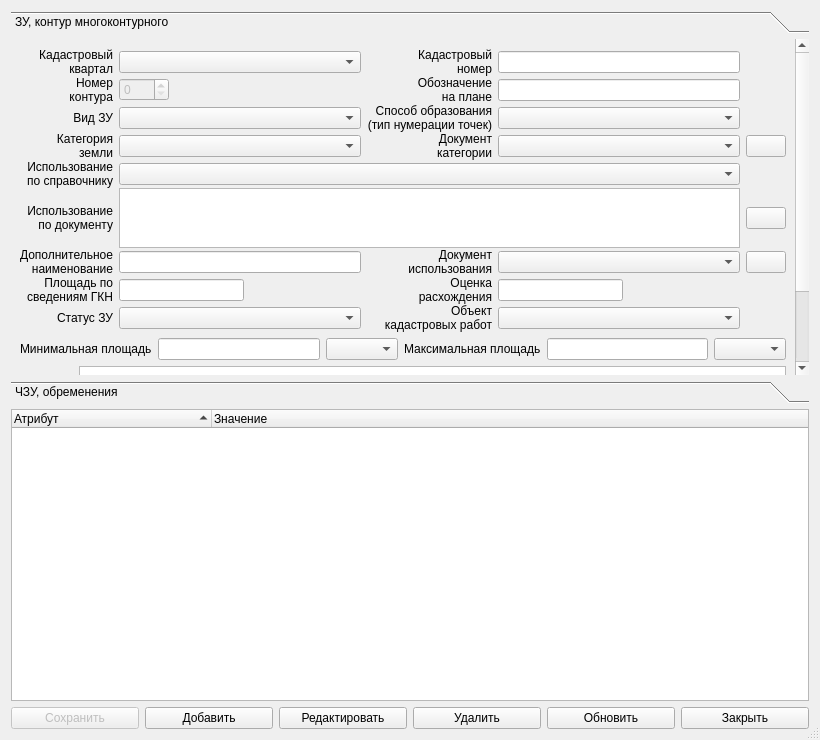
<?xml version="1.0" encoding="UTF-8"?>
<ui version="4.0">
 <class>uchAttributes</class>
 <widget class="QDialog" name="uchAttributes">
  <property name="windowModality">
   <enum>Qt::ApplicationModal</enum>
  </property>
  <property name="geometry">
   <rect>
    <x>0</x>
    <y>0</y>
    <width>820</width>
    <height>740</height>
   </rect>
  </property>
  <property name="windowTitle">
   <string>Атрибуты кадастрового участка</string>
  </property>
  <property name="windowIcon">
   <iconset resource="../resources.qrc">
    <normaloff>:/plugins/openland/icons/attributes.png</normaloff>:/plugins/openland/icons/attributes.png</iconset>
  </property>
  <property name="sizeGripEnabled">
   <bool>true</bool>
  </property>
  <layout class="QVBoxLayout" name="verticalLayout">
   <item>
    <widget class="QToolBox" name="toolBox">
     <property name="currentIndex">
      <number>0</number>
     </property>
     <widget class="QWidget" name="page">
      <property name="geometry">
       <rect>
        <x>0</x>
        <y>0</y>
        <width>786</width>
        <height>413</height>
       </rect>
      </property>
      <attribute name="label">
       <string>ЗУ, контур многоконтурного</string>
      </attribute>
      <layout class="QVBoxLayout" name="verticalLayout_2">
       <item>
        <layout class="QGridLayout" name="gridLayout_2">
         <property name="verticalSpacing">
          <number>0</number>
         </property>
         <item row="5" column="1" colspan="3">
          <widget class="QTextEdit" name="textEditIspolzDok">
           <property name="sizePolicy">
            <sizepolicy hsizetype="Expanding" vsizetype="MinimumExpanding">
             <horstretch>0</horstretch>
             <verstretch>0</verstretch>
            </sizepolicy>
           </property>
           <property name="maximumSize">
            <size>
             <width>16777215</width>
             <height>60</height>
            </size>
           </property>
           <property name="tabChangesFocus">
            <bool>true</bool>
           </property>
          </widget>
         </item>
         <item row="5" column="0">
          <widget class="QLabel" name="label_7">
           <property name="text">
            <string>&lt;html&gt;&lt;head/&gt;&lt;body&gt;&lt;p align=&quot;right&quot;&gt;Использование &lt;br/&gt;по документу&lt;/p&gt;&lt;/body&gt;&lt;/html&gt;</string>
           </property>
           <property name="openExternalLinks">
            <bool>false</bool>
           </property>
          </widget>
         </item>
         <item row="5" column="4">
          <widget class="QPushButton" name="pushButtonUtilization">
           <property name="text">
            <string/>
           </property>
           <property name="icon">
            <iconset resource="../resources.qrc">
             <normaloff>:/plugins/openland/icons/format_indent_more.png</normaloff>:/plugins/openland/icons/format_indent_more.png</iconset>
           </property>
           <property name="autoDefault">
            <bool>false</bool>
           </property>
          </widget>
         </item>
         <item row="0" column="0">
          <widget class="QLabel" name="label_2">
           <property name="text">
            <string>&lt;html&gt;&lt;head/&gt;&lt;body&gt;&lt;p align=&quot;right&quot;&gt;Кадастровый&lt;br/&gt;квартал&lt;/p&gt;&lt;/body&gt;&lt;/html&gt;</string>
           </property>
          </widget>
         </item>
         <item row="0" column="1">
          <widget class="QComboBox" name="comboBoxKvr">
           <property name="sizePolicy">
            <sizepolicy hsizetype="Preferred" vsizetype="Fixed">
             <horstretch>0</horstretch>
             <verstretch>0</verstretch>
            </sizepolicy>
           </property>
           <property name="minimumSize">
            <size>
             <width>0</width>
             <height>0</height>
            </size>
           </property>
           <property name="maximumSize">
            <size>
             <width>16777215</width>
             <height>16777215</height>
            </size>
           </property>
           <property name="baseSize">
            <size>
             <width>0</width>
             <height>0</height>
            </size>
           </property>
          </widget>
         </item>
         <item row="4" column="0">
          <widget class="QLabel" name="label_6">
           <property name="maximumSize">
            <size>
             <width>100</width>
             <height>16777215</height>
            </size>
           </property>
           <property name="text">
            <string>&lt;html&gt;&lt;head/&gt;&lt;body&gt;&lt;p align=&quot;right&quot;&gt;Использование&lt;br /&gt;по справочнику&lt;/p&gt;&lt;/body&gt;&lt;/html&gt;</string>
           </property>
          </widget>
         </item>
         <item row="2" column="0">
          <widget class="QLabel" name="label_3">
           <property name="text">
            <string>&lt;html&gt;&lt;head/&gt;&lt;body&gt;&lt;p align=&quot;right&quot;&gt;Вид ЗУ&lt;/p&gt;&lt;/body&gt;&lt;/html&gt;</string>
           </property>
          </widget>
         </item>
         <item row="3" column="3">
          <widget class="QComboBox" name="comboBoxDocumentCategory"/>
         </item>
         <item row="1" column="3">
          <widget class="QLineEdit" name="lineEditObozNaPlane"/>
         </item>
         <item row="3" column="2">
          <widget class="QLabel" name="label_15">
           <property name="text">
            <string>&lt;html&gt;&lt;head/&gt;&lt;body&gt;&lt;p align=&quot;right&quot;&gt;Документ&lt;br/&gt;категории&lt;/p&gt;&lt;/body&gt;&lt;/html&gt;</string>
           </property>
          </widget>
         </item>
         <item row="2" column="1">
          <widget class="QComboBox" name="comboBoxVid">
           <property name="enabled">
            <bool>true</bool>
           </property>
           <property name="maximumSize">
            <size>
             <width>16777215</width>
             <height>16777215</height>
            </size>
           </property>
           <property name="baseSize">
            <size>
             <width>0</width>
             <height>0</height>
            </size>
           </property>
          </widget>
         </item>
         <item row="3" column="0">
          <widget class="QLabel" name="label_5">
           <property name="text">
            <string>&lt;html&gt;&lt;head/&gt;&lt;body&gt;&lt;p align=&quot;right&quot;&gt;Категория&lt;br/&gt;земли&lt;/p&gt;&lt;/body&gt;&lt;/html&gt;</string>
           </property>
          </widget>
         </item>
         <item row="3" column="1">
          <widget class="QComboBox" name="comboBoxKatZem">
           <property name="maximumSize">
            <size>
             <width>272</width>
             <height>16777215</height>
            </size>
           </property>
           <property name="baseSize">
            <size>
             <width>0</width>
             <height>0</height>
            </size>
           </property>
           <property name="editable">
            <bool>false</bool>
           </property>
          </widget>
         </item>
         <item row="1" column="2">
          <widget class="QLabel" name="label_10">
           <property name="text">
            <string>&lt;html&gt;&lt;head/&gt;&lt;body&gt;&lt;p align=&quot;right&quot;&gt;Обозначение&lt;br/&gt;на плане&lt;/p&gt;&lt;/body&gt;&lt;/html&gt;</string>
           </property>
          </widget>
         </item>
         <item row="7" column="1">
          <widget class="QLineEdit" name="lineEditGknArea">
           <property name="maximumSize">
            <size>
             <width>125</width>
             <height>16777215</height>
            </size>
           </property>
          </widget>
         </item>
         <item row="1" column="0">
          <widget class="QLabel" name="label_11">
           <property name="text">
            <string>&lt;html&gt;&lt;head/&gt;&lt;body&gt;&lt;p align=&quot;right&quot;&gt;Номер&lt;br/&gt;контура&lt;/p&gt;&lt;/body&gt;&lt;/html&gt;</string>
           </property>
          </widget>
         </item>
         <item row="1" column="1">
          <widget class="QSpinBox" name="spinBoxNomerKontura">
           <property name="enabled">
            <bool>false</bool>
           </property>
           <property name="sizePolicy">
            <sizepolicy hsizetype="Preferred" vsizetype="Fixed">
             <horstretch>0</horstretch>
             <verstretch>0</verstretch>
            </sizepolicy>
           </property>
           <property name="maximumSize">
            <size>
             <width>50</width>
             <height>16777215</height>
            </size>
           </property>
           <property name="maximum">
            <number>999</number>
           </property>
          </widget>
         </item>
         <item row="0" column="3">
          <widget class="QLineEdit" name="lineEditKn">
           <property name="maximumSize">
            <size>
             <width>16777215</width>
             <height>16777215</height>
            </size>
           </property>
           <property name="maxLength">
            <number>100</number>
           </property>
          </widget>
         </item>
         <item row="0" column="2">
          <widget class="QLabel" name="label">
           <property name="text">
            <string>&lt;html&gt;&lt;head/&gt;&lt;body&gt;&lt;p align=&quot;right&quot;&gt;Кадастровый&lt;br/&gt;номер&lt;/p&gt;&lt;/body&gt;&lt;/html&gt;</string>
           </property>
          </widget>
         </item>
         <item row="6" column="2">
          <widget class="QLabel" name="label_17">
           <property name="text">
            <string>&lt;html&gt;&lt;head/&gt;&lt;body&gt;&lt;p align=&quot;right&quot;&gt;Документ&lt;br/&gt;использования&lt;/p&gt;&lt;/body&gt;&lt;/html&gt;</string>
           </property>
          </widget>
         </item>
         <item row="7" column="3">
          <widget class="QLineEdit" name="lineEditDeltaArea">
           <property name="maximumSize">
            <size>
             <width>125</width>
             <height>16777215</height>
            </size>
           </property>
          </widget>
         </item>
         <item row="3" column="4">
          <widget class="QPushButton" name="pushButtonDocumentCategory">
           <property name="text">
            <string/>
           </property>
           <property name="icon">
            <iconset resource="../resources.qrc">
             <normaloff>:/plugins/openland/icons/folders.png</normaloff>:/plugins/openland/icons/folders.png</iconset>
           </property>
           <property name="autoDefault">
            <bool>false</bool>
           </property>
          </widget>
         </item>
         <item row="2" column="3">
          <widget class="QComboBox" name="comboBoxSposobObraz">
           <property name="maximumSize">
            <size>
             <width>16777215</width>
             <height>16777215</height>
            </size>
           </property>
           <property name="baseSize">
            <size>
             <width>0</width>
             <height>0</height>
            </size>
           </property>
          </widget>
         </item>
         <item row="2" column="2">
          <widget class="QLabel" name="label_9">
           <property name="text">
            <string>&lt;html&gt;&lt;head/&gt;&lt;body&gt;&lt;p align=&quot;right&quot;&gt;Способ образования&lt;br/&gt;(тип нумерации точек)&lt;/p&gt;&lt;/body&gt;&lt;/html&gt;</string>
           </property>
          </widget>
         </item>
         <item row="7" column="2">
          <widget class="QLabel" name="label_21">
           <property name="text">
            <string>&lt;html&gt;&lt;head/&gt;&lt;body&gt;&lt;p align=&quot;right&quot;&gt;Оценка&lt;br/&gt;расхождения&lt;/p&gt;&lt;/body&gt;&lt;/html&gt;</string>
           </property>
          </widget>
         </item>
         <item row="6" column="3">
          <widget class="QComboBox" name="comboBoxDocumentUtilization"/>
         </item>
         <item row="6" column="4">
          <widget class="QPushButton" name="pushButtonDocumentUtilization">
           <property name="text">
            <string/>
           </property>
           <property name="icon">
            <iconset resource="../resources.qrc">
             <normaloff>:/plugins/openland/icons/folders.png</normaloff>:/plugins/openland/icons/folders.png</iconset>
           </property>
           <property name="autoDefault">
            <bool>false</bool>
           </property>
          </widget>
         </item>
         <item row="7" column="0">
          <widget class="QLabel" name="label_20">
           <property name="text">
            <string>&lt;html&gt;&lt;head/&gt;&lt;body&gt;&lt;p align=&quot;right&quot;&gt;Площадь по&lt;br/&gt;сведениям ГКН&lt;/p&gt;&lt;/body&gt;&lt;/html&gt;</string>
           </property>
          </widget>
         </item>
         <item row="4" column="1" colspan="3">
          <widget class="QComboBox" name="comboBoxIspolzSprav">
           <property name="sizePolicy">
            <sizepolicy hsizetype="MinimumExpanding" vsizetype="Fixed">
             <horstretch>0</horstretch>
             <verstretch>0</verstretch>
            </sizepolicy>
           </property>
           <property name="maximumSize">
            <size>
             <width>632</width>
             <height>16777215</height>
            </size>
           </property>
          </widget>
         </item>
         <item row="8" column="2">
          <widget class="QLabel" name="label_22">
           <property name="text">
            <string>&lt;html&gt;&lt;head/&gt;&lt;body&gt;&lt;p align=&quot;right&quot;&gt;Объект&lt;br/&gt;кадастровых работ&lt;/p&gt;&lt;/body&gt;&lt;/html&gt;</string>
           </property>
          </widget>
         </item>
         <item row="8" column="3">
          <widget class="QComboBox" name="comboBoxTypeObject"/>
         </item>
         <item row="6" column="1">
          <widget class="QLineEdit" name="lineEditAdditionalName"/>
         </item>
         <item row="6" column="0">
          <widget class="QLabel" name="label_8">
           <property name="text">
            <string>&lt;html&gt;&lt;head/&gt;&lt;body&gt;&lt;p align=&quot;right&quot;&gt;Дополнительное&lt;br/&gt;наименование&lt;/p&gt;&lt;/body&gt;&lt;/html&gt;</string>
           </property>
          </widget>
         </item>
         <item row="8" column="0">
          <widget class="QLabel" name="label_4">
           <property name="text">
            <string>&lt;html&gt;&lt;head/&gt;&lt;body&gt;&lt;p align=&quot;right&quot;&gt;Статус ЗУ&lt;/p&gt;&lt;/body&gt;&lt;/html&gt;</string>
           </property>
          </widget>
         </item>
         <item row="8" column="1">
          <widget class="QComboBox" name="comboBoxStatus">
           <property name="maximumSize">
            <size>
             <width>16777215</width>
             <height>16777215</height>
            </size>
           </property>
           <property name="baseSize">
            <size>
             <width>0</width>
             <height>0</height>
            </size>
           </property>
          </widget>
         </item>
        </layout>
       </item>
       <item>
        <layout class="QHBoxLayout" name="horizontalLayout_4">
         <item>
          <widget class="QLabel" name="label_16">
           <property name="text">
            <string>Минимальная площадь</string>
           </property>
          </widget>
         </item>
         <item>
          <widget class="QLineEdit" name="lineEditMinArea"/>
         </item>
         <item>
          <widget class="QComboBox" name="comboBoxMinAreaUnit"/>
         </item>
         <item>
          <widget class="QLabel" name="label_18">
           <property name="text">
            <string>Максимальная площадь</string>
           </property>
          </widget>
         </item>
         <item>
          <widget class="QLineEdit" name="lineEditMaxArea"/>
         </item>
         <item>
          <widget class="QComboBox" name="comboBoxMaxAreaUnit"/>
         </item>
        </layout>
       </item>
       <item>
        <layout class="QHBoxLayout" name="horizontalLayout_3">
         <item>
          <widget class="QLabel" name="label_23">
           <property name="text">
            <string>&lt;html&gt;&lt;head/&gt;&lt;body&gt;&lt;p align=&quot;right&quot;&gt;Иные&lt;br/&gt;сведения&lt;/p&gt;&lt;/body&gt;&lt;/html&gt;</string>
           </property>
          </widget>
         </item>
         <item>
          <widget class="QTextEdit" name="textEditNote">
           <property name="tabChangesFocus">
            <bool>true</bool>
           </property>
          </widget>
         </item>
        </layout>
       </item>
       <item>
        <layout class="QHBoxLayout" name="horizontalLayout_6">
         <item>
          <widget class="QLabel" name="label_24">
           <property name="text">
            <string>&lt;html&gt;&lt;head/&gt;&lt;body&gt;&lt;p&gt;Создание:&lt;/p&gt;&lt;/body&gt;&lt;/html&gt;</string>
           </property>
          </widget>
         </item>
         <item>
          <widget class="QLineEdit" name="lineEditCreateUser">
           <property name="readOnly">
            <bool>true</bool>
           </property>
          </widget>
         </item>
         <item>
          <widget class="QLineEdit" name="lineEditCreateDate">
           <property name="readOnly">
            <bool>true</bool>
           </property>
          </widget>
         </item>
         <item>
          <widget class="QLabel" name="label_25">
           <property name="text">
            <string>&lt;html&gt;&lt;head/&gt;&lt;body&gt;&lt;p&gt;Последнее изменение:&lt;/p&gt;&lt;/body&gt;&lt;/html&gt;</string>
           </property>
          </widget>
         </item>
         <item>
          <widget class="QLineEdit" name="lineEditUpdateUser">
           <property name="readOnly">
            <bool>true</bool>
           </property>
          </widget>
         </item>
         <item>
          <widget class="QLineEdit" name="lineEditUpdateDate">
           <property name="readOnly">
            <bool>true</bool>
           </property>
          </widget>
         </item>
        </layout>
       </item>
      </layout>
     </widget>
     <widget class="QWidget" name="page_2">
      <property name="geometry">
       <rect>
        <x>0</x>
        <y>0</y>
        <width>256</width>
        <height>170</height>
       </rect>
      </property>
      <attribute name="label">
       <string>ЧЗУ, обременения</string>
      </attribute>
      <layout class="QVBoxLayout" name="verticalLayout_3">
       <item>
        <layout class="QGridLayout" name="gridLayout_3">
         <item row="0" column="0">
          <widget class="QLabel" name="label_13">
           <property name="text">
            <string>&lt;html&gt;&lt;head/&gt;&lt;body&gt;&lt;p align=&quot;right&quot;&gt;Тип ЧЗУ&lt;/p&gt;&lt;/body&gt;&lt;/html&gt;</string>
           </property>
          </widget>
         </item>
         <item row="0" column="1">
          <widget class="QComboBox" name="comboBoxTipChast">
           <property name="enabled">
            <bool>false</bool>
           </property>
           <property name="maximumSize">
            <size>
             <width>16777215</width>
             <height>16777215</height>
            </size>
           </property>
           <property name="baseSize">
            <size>
             <width>0</width>
             <height>0</height>
            </size>
           </property>
          </widget>
         </item>
         <item row="0" column="2">
          <widget class="QCheckBox" name="checkBoxSubparcel4Realty">
           <property name="enabled">
            <bool>false</bool>
           </property>
           <property name="text">
            <string>ЧЗУ под ОН</string>
           </property>
          </widget>
         </item>
         <item row="1" column="1">
          <widget class="QTextEdit" name="textEditVidObremeneniya">
           <property name="enabled">
            <bool>false</bool>
           </property>
           <property name="maximumSize">
            <size>
             <width>16777215</width>
             <height>60</height>
            </size>
           </property>
           <property name="tabChangesFocus">
            <bool>true</bool>
           </property>
          </widget>
         </item>
         <item row="1" column="0">
          <widget class="QLabel" name="label_14">
           <property name="text">
            <string>&lt;html&gt;&lt;head/&gt;&lt;body&gt;&lt;p align=&quot;right&quot;&gt;Вид&lt;br/&gt;обременения&lt;/p&gt;&lt;/body&gt;&lt;/html&gt;</string>
           </property>
          </widget>
         </item>
         <item row="2" column="1">
          <widget class="QComboBox" name="comboBoxTipObrem">
           <property name="enabled">
            <bool>false</bool>
           </property>
           <property name="maximumSize">
            <size>
             <width>16777215</width>
             <height>16777215</height>
            </size>
           </property>
           <property name="baseSize">
            <size>
             <width>0</width>
             <height>0</height>
            </size>
           </property>
          </widget>
         </item>
         <item row="2" column="0">
          <widget class="QLabel" name="label_12">
           <property name="text">
            <string>&lt;html&gt;&lt;head/&gt;&lt;body&gt;&lt;p align=&quot;right&quot;&gt;Тип&lt;br/&gt;обременения&lt;/p&gt;&lt;/body&gt;&lt;/html&gt;</string>
           </property>
          </widget>
         </item>
         <item row="3" column="0">
          <widget class="QLabel" name="label_19">
           <property name="text">
            <string>&lt;html&gt;&lt;head/&gt;&lt;body&gt;&lt;p align=&quot;right&quot;&gt;Документ&lt;br/&gt;обременение&lt;/p&gt;&lt;/body&gt;&lt;/html&gt;</string>
           </property>
          </widget>
         </item>
         <item row="3" column="1">
          <widget class="QComboBox" name="comboBoxDocumentEncumbrance">
           <property name="enabled">
            <bool>false</bool>
           </property>
          </widget>
         </item>
         <item row="3" column="2">
          <widget class="QPushButton" name="pushButtonDocumentEncumbrance">
           <property name="enabled">
            <bool>false</bool>
           </property>
           <property name="text">
            <string/>
           </property>
           <property name="icon">
            <iconset resource="../resources.qrc">
             <normaloff>:/plugins/openland/icons/folders.png</normaloff>:/plugins/openland/icons/folders.png</iconset>
           </property>
           <property name="autoDefault">
            <bool>false</bool>
           </property>
          </widget>
         </item>
         <item row="1" column="2">
          <widget class="QPushButton" name="pushButtonEncumbrance">
           <property name="enabled">
            <bool>false</bool>
           </property>
           <property name="text">
            <string/>
           </property>
           <property name="icon">
            <iconset resource="../resources.qrc">
             <normaloff>:/plugins/openland/icons/format_indent_more.png</normaloff>:/plugins/openland/icons/format_indent_more.png</iconset>
           </property>
           <property name="autoDefault">
            <bool>false</bool>
           </property>
          </widget>
         </item>
        </layout>
       </item>
      </layout>
     </widget>
    </widget>
   </item>
   <item>
    <layout class="QHBoxLayout" name="horizontalLayout_2">
     <item>
      <widget class="QTreeWidget" name="treeWidgetUch">
       <property name="selectionMode">
        <enum>QAbstractItemView::SingleSelection</enum>
       </property>
       <property name="sortingEnabled">
        <bool>true</bool>
       </property>
       <property name="animated">
        <bool>true</bool>
       </property>
       <attribute name="headerVisible">
        <bool>true</bool>
       </attribute>
       <attribute name="headerCascadingSectionResizes">
        <bool>false</bool>
       </attribute>
       <attribute name="headerDefaultSectionSize">
        <number>200</number>
       </attribute>
       <attribute name="headerMinimumSectionSize">
        <number>200</number>
       </attribute>
       <column>
        <property name="text">
         <string>Атрибут</string>
        </property>
       </column>
       <column>
        <property name="text">
         <string>Значение</string>
        </property>
       </column>
      </widget>
     </item>
    </layout>
   </item>
   <item>
    <layout class="QHBoxLayout" name="horizontalLayout">
     <item>
      <widget class="QPushButton" name="pushButtonSave">
       <property name="enabled">
        <bool>false</bool>
       </property>
       <property name="text">
        <string>Сохранить</string>
       </property>
       <property name="icon">
        <iconset resource="../resources.qrc">
         <normaloff>:/plugins/openland/icons/save.png</normaloff>:/plugins/openland/icons/save.png</iconset>
       </property>
      </widget>
     </item>
     <item>
      <widget class="QPushButton" name="pushButtonAdd">
       <property name="text">
        <string>Добавить</string>
       </property>
       <property name="icon">
        <iconset resource="../resources.qrc">
         <normaloff>:/plugins/openland/icons/symbol_add.png</normaloff>:/plugins/openland/icons/symbol_add.png</iconset>
       </property>
       <property name="autoDefault">
        <bool>false</bool>
       </property>
      </widget>
     </item>
     <item>
      <widget class="QPushButton" name="pushButtonEdit">
       <property name="text">
        <string>Редактировать</string>
       </property>
       <property name="icon">
        <iconset resource="../resources.qrc">
         <normaloff>:/plugins/openland/icons/edit.png</normaloff>:/plugins/openland/icons/edit.png</iconset>
       </property>
       <property name="autoDefault">
        <bool>false</bool>
       </property>
      </widget>
     </item>
     <item>
      <widget class="QPushButton" name="pushButtonDel">
       <property name="text">
        <string>Удалить</string>
       </property>
       <property name="icon">
        <iconset resource="../resources.qrc">
         <normaloff>:/plugins/openland/icons/symbol_remove.png</normaloff>:/plugins/openland/icons/symbol_remove.png</iconset>
       </property>
       <property name="autoDefault">
        <bool>false</bool>
       </property>
      </widget>
     </item>
     <item>
      <widget class="QPushButton" name="pushButtonRefr">
       <property name="text">
        <string>Обновить</string>
       </property>
       <property name="icon">
        <iconset resource="../resources.qrc">
         <normaloff>:/plugins/openland/icons/refresh.png</normaloff>:/plugins/openland/icons/refresh.png</iconset>
       </property>
       <property name="autoDefault">
        <bool>false</bool>
       </property>
      </widget>
     </item>
     <item>
      <widget class="QPushButton" name="pushButtonClose">
       <property name="text">
        <string>Закрыть</string>
       </property>
       <property name="icon">
        <iconset resource="../resources.qrc">
         <normaloff>:/plugins/openland/icons/close.png</normaloff>:/plugins/openland/icons/close.png</iconset>
       </property>
       <property name="autoDefault">
        <bool>true</bool>
       </property>
      </widget>
     </item>
    </layout>
   </item>
  </layout>
 </widget>
 <tabstops>
  <tabstop>comboBoxKvr</tabstop>
  <tabstop>lineEditKn</tabstop>
  <tabstop>spinBoxNomerKontura</tabstop>
  <tabstop>lineEditObozNaPlane</tabstop>
  <tabstop>comboBoxVid</tabstop>
  <tabstop>comboBoxSposobObraz</tabstop>
  <tabstop>comboBoxKatZem</tabstop>
  <tabstop>comboBoxDocumentCategory</tabstop>
  <tabstop>pushButtonDocumentCategory</tabstop>
  <tabstop>comboBoxIspolzSprav</tabstop>
  <tabstop>textEditIspolzDok</tabstop>
  <tabstop>pushButtonUtilization</tabstop>
  <tabstop>lineEditAdditionalName</tabstop>
  <tabstop>comboBoxDocumentUtilization</tabstop>
  <tabstop>pushButtonDocumentUtilization</tabstop>
  <tabstop>lineEditGknArea</tabstop>
  <tabstop>lineEditDeltaArea</tabstop>
  <tabstop>comboBoxStatus</tabstop>
  <tabstop>comboBoxTypeObject</tabstop>
  <tabstop>lineEditMinArea</tabstop>
  <tabstop>comboBoxMinAreaUnit</tabstop>
  <tabstop>lineEditMaxArea</tabstop>
  <tabstop>comboBoxMaxAreaUnit</tabstop>
  <tabstop>textEditNote</tabstop>
  <tabstop>comboBoxTipChast</tabstop>
  <tabstop>checkBoxSubparcel4Realty</tabstop>
  <tabstop>textEditVidObremeneniya</tabstop>
  <tabstop>pushButtonEncumbrance</tabstop>
  <tabstop>comboBoxTipObrem</tabstop>
  <tabstop>comboBoxDocumentEncumbrance</tabstop>
  <tabstop>pushButtonDocumentEncumbrance</tabstop>
  <tabstop>treeWidgetUch</tabstop>
  <tabstop>pushButtonSave</tabstop>
  <tabstop>pushButtonAdd</tabstop>
  <tabstop>pushButtonEdit</tabstop>
  <tabstop>pushButtonDel</tabstop>
  <tabstop>pushButtonRefr</tabstop>
  <tabstop>pushButtonClose</tabstop>
 </tabstops>
 <resources>
  <include location="../resources.qrc"/>
 </resources>
 <connections>
  <connection>
   <sender>treeWidgetUch</sender>
   <signal>doubleClicked(QModelIndex)</signal>
   <receiver>pushButtonEdit</receiver>
   <slot>click()</slot>
   <hints>
    <hint type="sourcelabel">
     <x>266</x>
     <y>474</y>
    </hint>
    <hint type="destinationlabel">
     <x>406</x>
     <y>728</y>
    </hint>
   </hints>
  </connection>
 </connections>
</ui>
